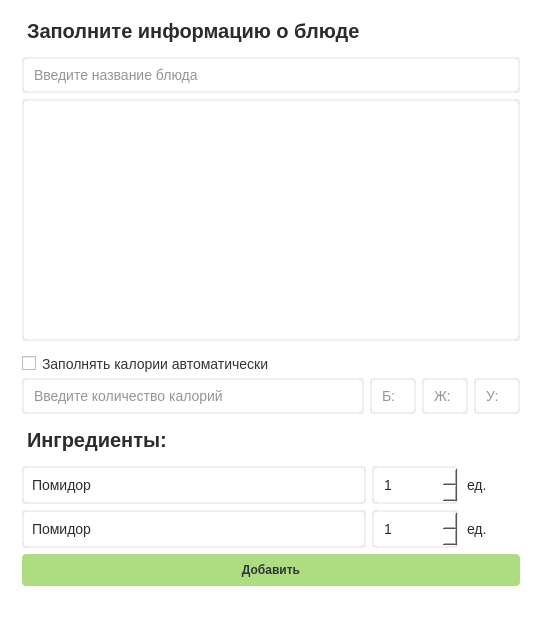
<?xml version="1.0" encoding="UTF-8"?>
<ui version="4.0">
 <class>MainWindow</class>
 <widget class="QMainWindow" name="MainWindow">
  <property name="geometry">
   <rect>
    <x>0</x>
    <y>0</y>
    <width>540</width>
    <height>618</height>
   </rect>
  </property>
  <property name="minimumSize">
   <size>
    <width>540</width>
    <height>0</height>
   </size>
  </property>
  <property name="maximumSize">
   <size>
    <width>540</width>
    <height>16777215</height>
   </size>
  </property>
  <property name="windowTitle">
   <string>Умное меню - Добавить блюдо</string>
  </property>
  <property name="windowIcon">
   <iconset>
    <normaloff>../img/catCook.png</normaloff>../img/catCook.png</iconset>
  </property>
  <property name="styleSheet">
   <string notr="true">background-color: rgb(255, 255, 255);

font: 8pt &quot;STXihei&quot;;</string>
  </property>
  <widget class="QWidget" name="centralwidget">
   <widget class="QFrame" name="verticalFrame">
    <property name="geometry">
     <rect>
      <x>0</x>
      <y>0</y>
      <width>542</width>
      <height>608</height>
     </rect>
    </property>
    <layout class="QVBoxLayout" name="verticalLayout">
     <property name="leftMargin">
      <number>22</number>
     </property>
     <property name="topMargin">
      <number>11</number>
     </property>
     <property name="rightMargin">
      <number>22</number>
     </property>
     <property name="bottomMargin">
      <number>22</number>
     </property>
     <item>
      <layout class="QVBoxLayout" name="verticalLayout_2">
       <property name="leftMargin">
        <number>0</number>
       </property>
       <property name="bottomMargin">
        <number>0</number>
       </property>
       <item>
        <widget class="QLabel" name="addDishHeaderLabel">
         <property name="enabled">
          <bool>true</bool>
         </property>
         <property name="styleSheet">
          <string notr="true">margin-top: 8px;
margin-bottom:8px;
  width: 435px;
  height: 24px;
  color: #2d2c2c;
  font-size: 20px;
  font-family: Inter, &quot;Extra Bold&quot;;
  font-weight: 800;
  text-align: left;
  vertical-align: top</string>
         </property>
         <property name="text">
          <string>Заполните информацию о блюде</string>
         </property>
        </widget>
       </item>
       <item>
        <widget class="QLineEdit" name="nameOfDishLineEdit">
         <property name="styleSheet">
          <string notr="true">background-color:#ffffff;
border-radius:4%;
border:2px solid rgba(100, 100, 100, 25);

color: #2d2c2c;

width:360px;
height:32px;

padding-left: 8px;
position:absolute;
text-align:left;
vertical-align:text-top;

font-size:14px;
left:12px;
top:8px;</string>
         </property>
         <property name="text">
          <string/>
         </property>
         <property name="maxLength">
          <number>32770</number>
         </property>
         <property name="cursorPosition">
          <number>0</number>
         </property>
         <property name="placeholderText">
          <string>Введите название блюда</string>
         </property>
         <property name="cursorMoveStyle">
          <enum>Qt::LogicalMoveStyle</enum>
         </property>
         <property name="clearButtonEnabled">
          <bool>false</bool>
         </property>
        </widget>
       </item>
       <item>
        <widget class="QPlainTextEdit" name="infoDishPlainTextEdit">
         <property name="styleSheet">
          <string notr="true">background-color:#ffffff;
border-radius:4%;
border:2px solid rgba(100, 100, 100, 25);

color: #2d2c2c;

width:360px;
height:32px;

padding: 8px;
position:absolute;
text-align:left;
vertical-align:text-top;

font-size:14px;
font-family:Inter;
left:12px;
top:8px;</string>
         </property>
         <property name="plainText">
          <string/>
         </property>
         <property name="placeholderText">
          <string>Введите описание блюда</string>
         </property>
        </widget>
       </item>
       <item>
        <widget class="QCheckBox" name="calculateAutoNutritValuecheckBox">
         <property name="enabled">
          <bool>true</bool>
         </property>
         <property name="styleSheet">
          <string notr="true">margin-top: 8px;
background-color: none;
border: none;

text-align:left;
vertical-align:text-top;
font-size:12px;
line-height:auto;
border-style:hidden;
outline:none;

color:#30353b;
text-align:left;
vertical-align:text-top;
font-size:14px;
line-height:auto;
border-style:hidden;
outline:none;
width:435px;</string>
         </property>
         <property name="text">
          <string>Заполнять калории автоматически</string>
         </property>
         <property name="checked">
          <bool>false</bool>
         </property>
        </widget>
       </item>
       <item>
        <layout class="QHBoxLayout" name="nutritiansHorizontalLayout">
         <item>
          <widget class="QLineEdit" name="kaloriesLineEdit">
           <property name="styleSheet">
            <string notr="true">background-color:#ffffff;
border-radius:4%;
border:2px solid rgba(100, 100, 100, 25);

color: #2d2c2c;

width:360px;
height:32px;

padding-left: 8px;
position:absolute;
text-align:left;
vertical-align:text-top;

font-size:14px;
left:12px;
top:8px;</string>
           </property>
           <property name="text">
            <string/>
           </property>
           <property name="cursorPosition">
            <number>0</number>
           </property>
           <property name="placeholderText">
            <string>Введите количество калорий</string>
           </property>
           <property name="clearButtonEnabled">
            <bool>false</bool>
           </property>
          </widget>
         </item>
         <item>
          <widget class="QLineEdit" name="proteinsLineEdit">
           <property name="minimumSize">
            <size>
             <width>46</width>
             <height>0</height>
            </size>
           </property>
           <property name="maximumSize">
            <size>
             <width>46</width>
             <height>16777215</height>
            </size>
           </property>
           <property name="styleSheet">
            <string notr="true">background-color:#ffffff;
border-radius:4%;
border:2px solid rgba(100, 100, 100, 25);

color: #2d2c2c;

height:32px;

padding-left: 8px;
position:absolute;
text-align:left;
vertical-align:text-top;

font-size:14px;
left:12px;
top:8px;</string>
           </property>
           <property name="text">
            <string/>
           </property>
           <property name="cursorPosition">
            <number>0</number>
           </property>
           <property name="placeholderText">
            <string>Б:</string>
           </property>
           <property name="clearButtonEnabled">
            <bool>false</bool>
           </property>
          </widget>
         </item>
         <item>
          <widget class="QLineEdit" name="fatsLineEdit">
           <property name="minimumSize">
            <size>
             <width>46</width>
             <height>0</height>
            </size>
           </property>
           <property name="maximumSize">
            <size>
             <width>46</width>
             <height>16777215</height>
            </size>
           </property>
           <property name="styleSheet">
            <string notr="true">background-color:#ffffff;
border-radius:4%;
border:2px solid rgba(100, 100, 100, 25);

color: #2d2c2c;

height:32px;

padding-left: 8px;
position:absolute;
text-align:left;
vertical-align:text-top;

font-size:14px;
left:12px;
top:8px;</string>
           </property>
           <property name="text">
            <string/>
           </property>
           <property name="cursorPosition">
            <number>0</number>
           </property>
           <property name="placeholderText">
            <string>Ж:</string>
           </property>
           <property name="clearButtonEnabled">
            <bool>false</bool>
           </property>
          </widget>
         </item>
         <item>
          <widget class="QLineEdit" name="carbohLineEdit">
           <property name="minimumSize">
            <size>
             <width>46</width>
             <height>0</height>
            </size>
           </property>
           <property name="maximumSize">
            <size>
             <width>46</width>
             <height>16777215</height>
            </size>
           </property>
           <property name="styleSheet">
            <string notr="true">background-color:#ffffff;
border-radius:4%;
border:2px solid rgba(100, 100, 100, 25);

color: #2d2c2c;

height:32px;

padding-left: 8px;
position:absolute;
text-align:left;
vertical-align:text-top;

font-size:14px;
left:12px;
top:8px;</string>
           </property>
           <property name="text">
            <string/>
           </property>
           <property name="cursorPosition">
            <number>0</number>
           </property>
           <property name="placeholderText">
            <string>У:</string>
           </property>
           <property name="clearButtonEnabled">
            <bool>false</bool>
           </property>
          </widget>
         </item>
        </layout>
       </item>
       <item>
        <widget class="QLabel" name="ingredientsHeaderLabel">
         <property name="enabled">
          <bool>true</bool>
         </property>
         <property name="styleSheet">
          <string notr="true">margin-top: 8px;
margin-bottom:8px;
  width: 435px;
  height: 24px;
  color: #2d2c2c;
  font-size: 20px;
  font-family: Inter, &quot;Extra Bold&quot;;
  font-weight: 800;
  text-align: left;
  vertical-align: top</string>
         </property>
         <property name="text">
          <string>Ингредиенты:</string>
         </property>
        </widget>
       </item>
       <item>
        <layout class="QHBoxLayout" name="ingrHorizontalLayout1">
         <item>
          <widget class="QComboBox" name="ingredientComboBox_1">
           <property name="focusPolicy">
            <enum>Qt::StrongFocus</enum>
           </property>
           <property name="accessibleName">
            <string/>
           </property>
           <property name="styleSheet">
            <string notr="true">                QComboBox {
                    border: 2px solid rgba(100, 100, 100, 25);
                    color: #2d2c2c;
                    border-radius: 4%;
                    padding: 1px 18px 1px 3px;
                    max-height: 32px;
                    min-height: 32px;
                    font-size: 14px; 
                    padding-left: 8px;
                }
                QComboBox::drop-down {
                    border-left-width: 1px;
                    border-left-color: gray;
                    border-left-style: none;
                    border-top-right-radius: 4%;
                    border-bottom-right-radius: 4%;
                    font-size: 14px; 
                    padding-left: 8px; 
                }</string>
           </property>
           <property name="currentText">
            <string>Помидор</string>
           </property>
           <property name="duplicatesEnabled">
            <bool>false</bool>
           </property>
           <property name="frame">
            <bool>true</bool>
           </property>
           <item>
            <property name="text">
             <string>Помидор</string>
            </property>
           </item>
          </widget>
         </item>
         <item>
          <widget class="QSpinBox" name="countIngredientsSpinBox_1">
           <property name="minimumSize">
            <size>
             <width>86</width>
             <height>0</height>
            </size>
           </property>
           <property name="maximumSize">
            <size>
             <width>86</width>
             <height>16777215</height>
            </size>
           </property>
           <property name="styleSheet">
            <string notr="true">                QSpinBox {
                    border: 2px solid rgba(100, 100, 100, 25);
                    color: #2d2c2c;
                    border-radius: 4%;
                    padding: 1px 18px 1px 3px;
                    height: 32px;
                    min-width: 56px;
                    max-width: 56px;
                    font-size: 14px; 
                    padding-left: 8px;
                }</string>
           </property>
           <property name="maximum">
            <number>9999</number>
           </property>
           <property name="value">
            <number>1</number>
           </property>
          </widget>
         </item>
         <item>
          <widget class="QLabel" name="unitIngredLoabel_1">
           <property name="styleSheet">
            <string notr="true">background-color: none;
color: #2d2c2c;
border:none;
margin-top: 8px;
margin-bottom:8px;

text-align:left;
vertical-align:text-top;
font-size:14px;
line-height:auto;
border-style:hidden;
outline:none;

min-width: 56px;
max-width: 56px;</string>
           </property>
           <property name="text">
            <string>ед.</string>
           </property>
           <property name="scaledContents">
            <bool>false</bool>
           </property>
           <property name="wordWrap">
            <bool>true</bool>
           </property>
          </widget>
         </item>
        </layout>
       </item>
       <item>
        <layout class="QHBoxLayout" name="ingrHorizontalLayout2">
         <item>
          <widget class="QComboBox" name="ingredientComboBox_2">
           <property name="focusPolicy">
            <enum>Qt::StrongFocus</enum>
           </property>
           <property name="accessibleName">
            <string/>
           </property>
           <property name="styleSheet">
            <string notr="true">                QComboBox {
                    border: 2px solid rgba(100, 100, 100, 25);
                    color: #2d2c2c;
                    border-radius: 4%;
                    padding: 1px 18px 1px 3px;
                    max-height: 32px;
                    min-height: 32px;
                    font-size: 14px; 
                    padding-left: 8px;
                }
                QComboBox::drop-down {
                    border-left-width: 1px;
                    border-left-color: gray;
                    border-left-style: none;
                    border-top-right-radius: 4%;
                    border-bottom-right-radius: 4%;
                    font-size: 14px; 
                    padding-left: 8px; 
                }</string>
           </property>
           <property name="currentText">
            <string>Помидор</string>
           </property>
           <property name="duplicatesEnabled">
            <bool>false</bool>
           </property>
           <property name="frame">
            <bool>true</bool>
           </property>
           <item>
            <property name="text">
             <string>Помидор</string>
            </property>
           </item>
          </widget>
         </item>
         <item>
          <widget class="QSpinBox" name="countIngredientsSpinBox_2">
           <property name="minimumSize">
            <size>
             <width>86</width>
             <height>0</height>
            </size>
           </property>
           <property name="maximumSize">
            <size>
             <width>86</width>
             <height>16777215</height>
            </size>
           </property>
           <property name="styleSheet">
            <string notr="true">                QSpinBox {
                    border: 2px solid rgba(100, 100, 100, 25);
                    color: #2d2c2c;
                    border-radius: 4%;
                    padding: 1px 18px 1px 3px;
                    height: 32px;
                    min-width: 56px;
                    max-width: 56px;
                    font-size: 14px; 
                    padding-left: 8px;
                }</string>
           </property>
           <property name="maximum">
            <number>9999</number>
           </property>
           <property name="value">
            <number>1</number>
           </property>
          </widget>
         </item>
         <item>
          <widget class="QLabel" name="unitIngredLoabel_2">
           <property name="styleSheet">
            <string notr="true">background-color: none;
color: #2d2c2c;
border:none;
margin-top: 8px;
margin-bottom:8px;

text-align:left;
vertical-align:text-top;
font-size:14px;
line-height:auto;
border-style:hidden;
outline:none;

min-width: 56px;
max-width: 56px;</string>
           </property>
           <property name="text">
            <string>ед.</string>
           </property>
           <property name="scaledContents">
            <bool>false</bool>
           </property>
           <property name="wordWrap">
            <bool>true</bool>
           </property>
          </widget>
         </item>
        </layout>
       </item>
       <item>
        <widget class="QPushButton" name="addDishPushButton">
         <property name="styleSheet">
          <string notr="true">QPushButton{
height:32px;
width:auto;

color: #30353B;
background: #ADDC81;

text-align:center;
vertical-align:center;
font-size:12px;
line-height:auto;
font-weight: bold;

border-radius:4%;
border: 2 px solid #ADFF81;
}

QPushButton:hover {
background: #AAAA81;
}

QPushButton:pressed{
background: #AAAAFF;
}


</string>
         </property>
         <property name="text">
          <string>Добавить</string>
         </property>
        </widget>
       </item>
      </layout>
     </item>
    </layout>
   </widget>
  </widget>
 </widget>
 <resources/>
 <connections/>
</ui>
